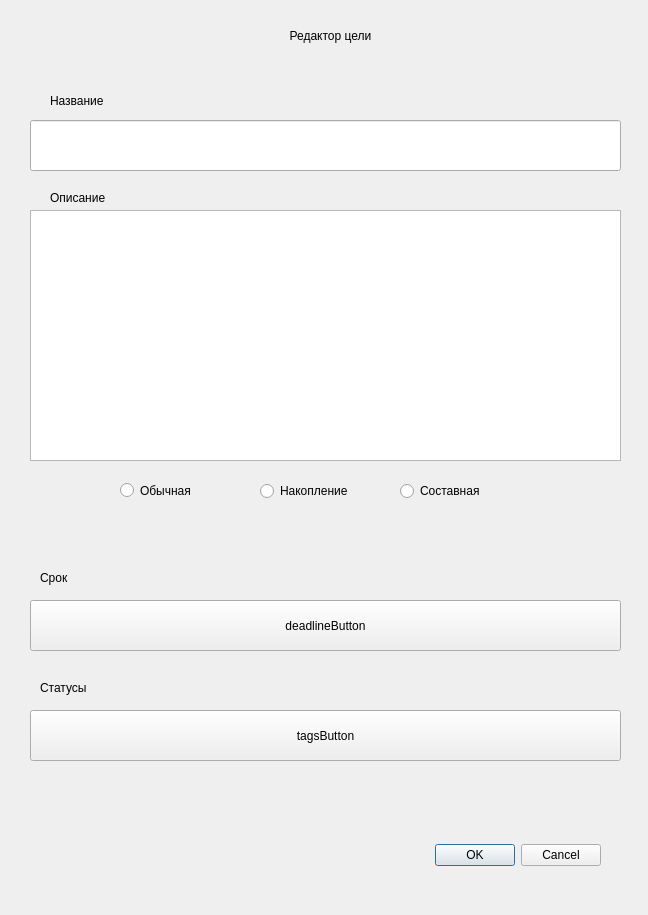
<?xml version="1.0" encoding="UTF-8"?>
<ui version="4.0">
 <class>GoalEdit</class>
 <widget class="QDialog" name="GoalEdit">
  <property name="geometry">
   <rect>
    <x>0</x>
    <y>0</y>
    <width>648</width>
    <height>915</height>
   </rect>
  </property>
  <property name="windowTitle">
   <string>Dialog</string>
  </property>
  <widget class="QDialogButtonBox" name="buttonBox">
   <property name="geometry">
    <rect>
     <x>60</x>
     <y>820</y>
     <width>541</width>
     <height>71</height>
    </rect>
   </property>
   <property name="orientation">
    <enum>Qt::Horizontal</enum>
   </property>
   <property name="standardButtons">
    <set>QDialogButtonBox::Cancel|QDialogButtonBox::Ok</set>
   </property>
  </widget>
  <widget class="QLabel" name="label">
   <property name="geometry">
    <rect>
     <x>190</x>
     <y>10</y>
     <width>281</width>
     <height>51</height>
    </rect>
   </property>
   <property name="text">
    <string>Редактор цели</string>
   </property>
   <property name="alignment">
    <set>Qt::AlignCenter</set>
   </property>
  </widget>
  <widget class="QLineEdit" name="lineEdit">
   <property name="geometry">
    <rect>
     <x>30</x>
     <y>120</y>
     <width>591</width>
     <height>51</height>
    </rect>
   </property>
  </widget>
  <widget class="QLabel" name="label_2">
   <property name="geometry">
    <rect>
     <x>50</x>
     <y>90</y>
     <width>81</width>
     <height>21</height>
    </rect>
   </property>
   <property name="text">
    <string>Название</string>
   </property>
  </widget>
  <widget class="QPlainTextEdit" name="plainTextEdit">
   <property name="geometry">
    <rect>
     <x>30</x>
     <y>210</y>
     <width>591</width>
     <height>251</height>
    </rect>
   </property>
  </widget>
  <widget class="QLabel" name="label_3">
   <property name="geometry">
    <rect>
     <x>50</x>
     <y>190</y>
     <width>81</width>
     <height>16</height>
    </rect>
   </property>
   <property name="text">
    <string>Описание</string>
   </property>
  </widget>
  <widget class="QRadioButton" name="radioButton">
   <property name="geometry">
    <rect>
     <x>120</x>
     <y>480</y>
     <width>111</width>
     <height>21</height>
    </rect>
   </property>
   <property name="text">
    <string>Обычная</string>
   </property>
  </widget>
  <widget class="QRadioButton" name="radioButton_2">
   <property name="geometry">
    <rect>
     <x>260</x>
     <y>480</y>
     <width>97</width>
     <height>22</height>
    </rect>
   </property>
   <property name="text">
    <string>Накопление</string>
   </property>
  </widget>
  <widget class="QRadioButton" name="radioButton_3">
   <property name="geometry">
    <rect>
     <x>400</x>
     <y>480</y>
     <width>97</width>
     <height>22</height>
    </rect>
   </property>
   <property name="text">
    <string>Составная</string>
   </property>
  </widget>
  <widget class="QLabel" name="label_4">
   <property name="geometry">
    <rect>
     <x>40</x>
     <y>570</y>
     <width>55</width>
     <height>16</height>
    </rect>
   </property>
   <property name="text">
    <string>Срок</string>
   </property>
  </widget>
  <widget class="QLabel" name="label_5">
   <property name="geometry">
    <rect>
     <x>40</x>
     <y>680</y>
     <width>55</width>
     <height>16</height>
    </rect>
   </property>
   <property name="text">
    <string>Статусы</string>
   </property>
  </widget>
  <widget class="QPushButton" name="deadlineButton">
   <property name="geometry">
    <rect>
     <x>30</x>
     <y>600</y>
     <width>591</width>
     <height>51</height>
    </rect>
   </property>
   <property name="text">
    <string>deadlineButton</string>
   </property>
  </widget>
  <widget class="QPushButton" name="tagsButton">
   <property name="geometry">
    <rect>
     <x>30</x>
     <y>710</y>
     <width>591</width>
     <height>51</height>
    </rect>
   </property>
   <property name="text">
    <string>tagsButton</string>
   </property>
  </widget>
 </widget>
 <resources/>
 <connections>
  <connection>
   <sender>buttonBox</sender>
   <signal>accepted()</signal>
   <receiver>GoalEdit</receiver>
   <slot>accept()</slot>
   <hints>
    <hint type="sourcelabel">
     <x>248</x>
     <y>254</y>
    </hint>
    <hint type="destinationlabel">
     <x>157</x>
     <y>274</y>
    </hint>
   </hints>
  </connection>
  <connection>
   <sender>buttonBox</sender>
   <signal>rejected()</signal>
   <receiver>GoalEdit</receiver>
   <slot>reject()</slot>
   <hints>
    <hint type="sourcelabel">
     <x>316</x>
     <y>260</y>
    </hint>
    <hint type="destinationlabel">
     <x>286</x>
     <y>274</y>
    </hint>
   </hints>
  </connection>
 </connections>
</ui>
